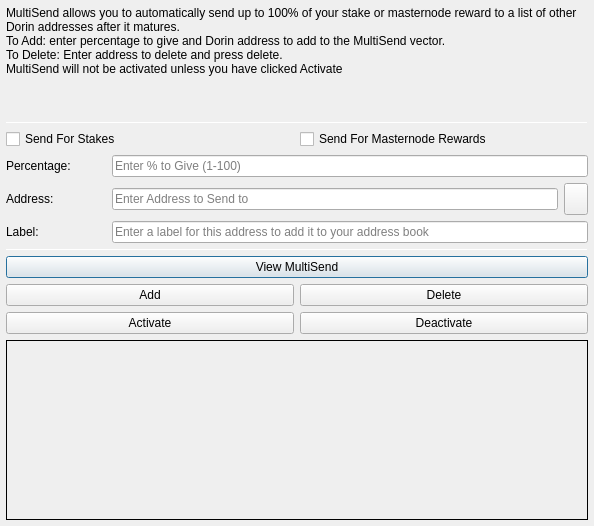
<?xml version="1.0" encoding="UTF-8"?>
<ui version="4.0">
 <class>MultiSendDialog</class>
 <widget class="QDialog" name="MultiSendDialog">
  <property name="windowModality">
   <enum>Qt::NonModal</enum>
  </property>
  <property name="geometry">
   <rect>
    <x>0</x>
    <y>0</y>
    <width>594</width>
    <height>526</height>
   </rect>
  </property>
  <property name="windowTitle">
   <string>MultiSend</string>
  </property>
  <layout class="QVBoxLayout" name="verticalLayout" stretch="0">
   <property name="leftMargin">
    <number>6</number>
   </property>
   <property name="topMargin">
    <number>6</number>
   </property>
   <property name="rightMargin">
    <number>6</number>
   </property>
   <property name="bottomMargin">
    <number>6</number>
   </property>
   <item>
    <layout class="QVBoxLayout" name="verticalLayout_Main" stretch="1,1,1,0,1,1,1">
     <item>
      <widget class="QLabel" name="label_2">
       <property name="lineWidth">
        <number>1</number>
       </property>
       <property name="text">
        <string>MultiSend allows you to automatically send up to 100% of your stake or masternode reward to a list of other Dorin addresses after it matures.
To Add: enter percentage to give and Dorin address to add to the MultiSend vector.
To Delete: Enter address to delete and press delete.
MultiSend will not be activated unless you have clicked Activate</string>
       </property>
       <property name="alignment">
        <set>Qt::AlignLeading|Qt::AlignLeft|Qt::AlignTop</set>
       </property>
       <property name="wordWrap">
        <bool>true</bool>
       </property>
      </widget>
     </item>
     <item>
      <widget class="Line" name="line">
       <property name="minimumSize">
        <size>
         <width>0</width>
         <height>1</height>
        </size>
       </property>
       <property name="maximumSize">
        <size>
         <width>16777215</width>
         <height>1</height>
        </size>
       </property>
       <property name="orientation">
        <enum>Qt::Horizontal</enum>
       </property>
      </widget>
     </item>
     <item>
      <layout class="QVBoxLayout" name="verticalLayout_Settings">
       <item>
        <layout class="QHBoxLayout" name="horizontalLayout">
         <item>
          <widget class="QCheckBox" name="multiSendStakeCheckBox">
           <property name="text">
            <string>Send For Stakes</string>
           </property>
          </widget>
         </item>
         <item>
          <widget class="QCheckBox" name="multiSendMasternodeCheckBox">
           <property name="text">
            <string>Send For Masternode Rewards</string>
           </property>
          </widget>
         </item>
        </layout>
       </item>
       <item>
        <layout class="QHBoxLayout" name="horizontalLayout_6">
         <item>
          <widget class="QLabel" name="label">
           <property name="minimumSize">
            <size>
             <width>100</width>
             <height>0</height>
            </size>
           </property>
           <property name="toolTip">
            <string>Percentage of stake to send</string>
           </property>
           <property name="text">
            <string>Percentage:</string>
           </property>
          </widget>
         </item>
         <item>
          <widget class="QLineEdit" name="multiSendPercentEdit">
           <property name="toolTip">
            <string>Enter whole numbers 1 - 100</string>
           </property>
           <property name="placeholderText">
            <string>Enter % to Give (1-100)</string>
           </property>
          </widget>
         </item>
        </layout>
       </item>
       <item>
        <layout class="QHBoxLayout" name="horizontalLayout_7">
         <item>
          <widget class="QLabel" name="label_5">
           <property name="minimumSize">
            <size>
             <width>100</width>
             <height>0</height>
            </size>
           </property>
           <property name="toolTip">
            <string>Address to send portion of stake to</string>
           </property>
           <property name="text">
            <string>Address:</string>
           </property>
          </widget>
         </item>
         <item>
          <widget class="QLineEdit" name="multiSendAddressEdit">
           <property name="toolTip">
            <string/>
           </property>
           <property name="placeholderText">
            <string>Enter Address to Send to</string>
           </property>
          </widget>
         </item>
         <item>
          <widget class="QToolButton" name="addressBookButton">
           <property name="maximumSize">
            <size>
             <width>16777215</width>
             <height>32</height>
            </size>
           </property>
           <property name="toolTip">
            <string>Choose an address from the address book</string>
           </property>
           <property name="text">
            <string/>
           </property>
           <property name="icon">
            <iconset resource="../dorin.qrc">
             <normaloff>:/icons/address-book</normaloff>:/icons/address-book</iconset>
           </property>
           <property name="shortcut">
            <string>Alt+A</string>
           </property>
          </widget>
         </item>
        </layout>
       </item>
      </layout>
     </item>
     <item>
      <layout class="QHBoxLayout" name="horizontalLayout_3">
       <item>
        <widget class="QLabel" name="label_3">
         <property name="minimumSize">
          <size>
           <width>100</width>
           <height>0</height>
          </size>
         </property>
         <property name="text">
          <string>Label:</string>
         </property>
        </widget>
       </item>
       <item>
        <widget class="QLineEdit" name="labelAddressLabelEdit">
         <property name="placeholderText">
          <string>Enter a label for this address to add it to your address book</string>
         </property>
        </widget>
       </item>
      </layout>
     </item>
     <item>
      <widget class="Line" name="line_2">
       <property name="minimumSize">
        <size>
         <width>0</width>
         <height>1</height>
        </size>
       </property>
       <property name="maximumSize">
        <size>
         <width>16777215</width>
         <height>1</height>
        </size>
       </property>
       <property name="orientation">
        <enum>Qt::Horizontal</enum>
       </property>
      </widget>
     </item>
     <item>
      <layout class="QVBoxLayout" name="verticalLayout_Buttons">
       <item>
        <layout class="QHBoxLayout" name="horizontalLayout_4">
         <item>
          <widget class="QPushButton" name="viewButton">
           <property name="toolTip">
            <string/>
           </property>
           <property name="statusTip">
            <string>View MultiSend Vector</string>
           </property>
           <property name="text">
            <string>View MultiSend</string>
           </property>
          </widget>
         </item>
        </layout>
       </item>
       <item>
        <layout class="QHBoxLayout" name="horizontalLayout_2">
         <item>
          <widget class="QPushButton" name="addButton">
           <property name="toolTip">
            <string/>
           </property>
           <property name="statusTip">
            <string>Add to MultiSend Vector</string>
           </property>
           <property name="text">
            <string>Add</string>
           </property>
          </widget>
         </item>
         <item>
          <widget class="QPushButton" name="deleteButton">
           <property name="toolTip">
            <string/>
           </property>
           <property name="statusTip">
            <string>Delete Address From MultiSend Vector</string>
           </property>
           <property name="text">
            <string>Delete</string>
           </property>
          </widget>
         </item>
        </layout>
       </item>
       <item>
        <layout class="QHBoxLayout" name="horizontalLayout_5">
         <item>
          <widget class="QPushButton" name="activateButton">
           <property name="statusTip">
            <string>Activate MultiSend</string>
           </property>
           <property name="text">
            <string>Activate</string>
           </property>
          </widget>
         </item>
         <item>
          <widget class="QPushButton" name="disableButton">
           <property name="statusTip">
            <string>Deactivate MultiSend</string>
           </property>
           <property name="text">
            <string>Deactivate</string>
           </property>
          </widget>
         </item>
        </layout>
       </item>
      </layout>
     </item>
     <item>
      <widget class="QLabel" name="message">
       <property name="minimumSize">
        <size>
         <width>0</width>
         <height>180</height>
        </size>
       </property>
       <property name="frameShape">
        <enum>QFrame::Panel</enum>
       </property>
       <property name="frameShadow">
        <enum>QFrame::Plain</enum>
       </property>
       <property name="lineWidth">
        <number>1</number>
       </property>
       <property name="midLineWidth">
        <number>1</number>
       </property>
       <property name="text">
        <string/>
       </property>
       <property name="alignment">
        <set>Qt::AlignLeading|Qt::AlignLeft|Qt::AlignTop</set>
       </property>
       <property name="wordWrap">
        <bool>true</bool>
       </property>
      </widget>
     </item>
    </layout>
   </item>
  </layout>
 </widget>
 <resources>
  <include location="../dorin.qrc"/>
 </resources>
 <connections/>
</ui>
